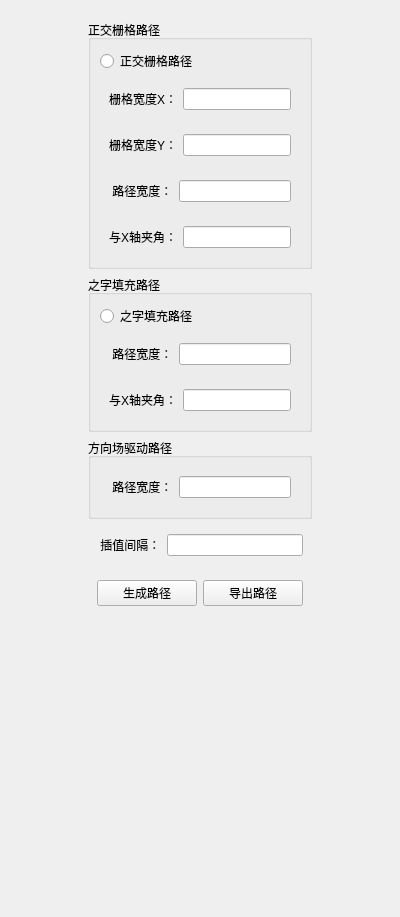
<?xml version="1.0" encoding="UTF-8"?>
<ui version="4.0">
 <class>VecFieldBasedSlice_PathPlan</class>
 <widget class="QWidget" name="VecFieldBasedSlice_PathPlan">
  <property name="geometry">
   <rect>
    <x>0</x>
    <y>0</y>
    <width>400</width>
    <height>917</height>
   </rect>
  </property>
  <property name="windowTitle">
   <string>Form</string>
  </property>
  <layout class="QHBoxLayout" name="horizontalLayout_9">
   <item>
    <spacer name="horizontalSpacer">
     <property name="orientation">
      <enum>Qt::Horizontal</enum>
     </property>
     <property name="sizeHint" stdset="0">
      <size>
       <width>52</width>
       <height>20</height>
      </size>
     </property>
    </spacer>
   </item>
   <item>
    <widget class="QWidget" name="widget" native="true">
     <layout class="QVBoxLayout" name="verticalLayout_4">
      <item>
       <widget class="QGroupBox" name="groupBox">
        <property name="title">
         <string>正交栅格路径</string>
        </property>
        <layout class="QVBoxLayout" name="verticalLayout_2">
         <item>
          <widget class="QRadioButton" name="radioButton">
           <property name="text">
            <string>正交栅格路径</string>
           </property>
          </widget>
         </item>
         <item>
          <widget class="QWidget" name="widget_4" native="true">
           <layout class="QHBoxLayout" name="horizontalLayout">
            <item>
             <widget class="QLabel" name="label">
              <property name="text">
               <string>栅格宽度X：</string>
              </property>
             </widget>
            </item>
            <item>
             <widget class="QLineEdit" name="lineEdit_GridWidthX"/>
            </item>
           </layout>
          </widget>
         </item>
         <item>
          <widget class="QWidget" name="widget_5" native="true">
           <layout class="QHBoxLayout" name="horizontalLayout_2">
            <item>
             <widget class="QLabel" name="label_2">
              <property name="text">
               <string>栅格宽度Y：</string>
              </property>
             </widget>
            </item>
            <item>
             <widget class="QLineEdit" name="lineEdit_GridWidthY"/>
            </item>
           </layout>
          </widget>
         </item>
         <item>
          <widget class="QWidget" name="widget_6" native="true">
           <layout class="QHBoxLayout" name="horizontalLayout_3">
            <item>
             <widget class="QLabel" name="label_3">
              <property name="text">
               <string> 路径宽度：</string>
              </property>
             </widget>
            </item>
            <item>
             <widget class="QLineEdit" name="lineEdit_PathWidth"/>
            </item>
           </layout>
          </widget>
         </item>
         <item>
          <widget class="QWidget" name="widget_7" native="true">
           <layout class="QHBoxLayout" name="horizontalLayout_4">
            <item>
             <widget class="QLabel" name="label_AngleX">
              <property name="text">
               <string>与X轴夹角：</string>
              </property>
             </widget>
            </item>
            <item>
             <widget class="QLineEdit" name="lineEdit_AngleX"/>
            </item>
           </layout>
          </widget>
         </item>
        </layout>
       </widget>
      </item>
      <item>
       <widget class="QGroupBox" name="groupBox_2">
        <property name="title">
         <string>之字填充路径</string>
        </property>
        <layout class="QVBoxLayout" name="verticalLayout">
         <item>
          <widget class="QRadioButton" name="radioButton_2">
           <property name="text">
            <string>之字填充路径</string>
           </property>
          </widget>
         </item>
         <item>
          <widget class="QWidget" name="widget_8" native="true">
           <layout class="QHBoxLayout" name="horizontalLayout_5">
            <item>
             <widget class="QLabel" name="label_5">
              <property name="text">
               <string> 路径宽度：</string>
              </property>
             </widget>
            </item>
            <item>
             <widget class="QLineEdit" name="lineEdit_PathWidth_2"/>
            </item>
           </layout>
          </widget>
         </item>
         <item>
          <widget class="QWidget" name="widget_9" native="true">
           <layout class="QHBoxLayout" name="horizontalLayout_6">
            <item>
             <widget class="QLabel" name="label_6">
              <property name="text">
               <string>与X轴夹角：</string>
              </property>
             </widget>
            </item>
            <item>
             <widget class="QLineEdit" name="lineEdit_AngleX_2"/>
            </item>
           </layout>
          </widget>
         </item>
        </layout>
       </widget>
      </item>
      <item>
       <widget class="QGroupBox" name="groupBox_3">
        <property name="title">
         <string>方向场驱动路径</string>
        </property>
        <layout class="QVBoxLayout" name="verticalLayout_3">
         <item>
          <widget class="QWidget" name="widget_11" native="true">
           <layout class="QHBoxLayout" name="horizontalLayout_10">
            <item>
             <widget class="QLabel" name="label_8">
              <property name="text">
               <string> 路径宽度：</string>
              </property>
             </widget>
            </item>
            <item>
             <widget class="QLineEdit" name="lineEdit_PathWidth_3"/>
            </item>
           </layout>
          </widget>
         </item>
        </layout>
       </widget>
      </item>
      <item>
       <widget class="QWidget" name="widget_10" native="true">
        <layout class="QHBoxLayout" name="horizontalLayout_7">
         <item>
          <widget class="QLabel" name="label_7">
           <property name="text">
            <string> 插值间隔：</string>
           </property>
          </widget>
         </item>
         <item>
          <widget class="QLineEdit" name="lineEdit_Interval"/>
         </item>
        </layout>
       </widget>
      </item>
      <item>
       <widget class="QWidget" name="widget_2" native="true">
        <layout class="QHBoxLayout" name="horizontalLayout_8">
         <item>
          <widget class="QPushButton" name="pushButton_GenePath">
           <property name="text">
            <string>生成路径</string>
           </property>
          </widget>
         </item>
         <item>
          <widget class="QPushButton" name="pushButton_ExprtPath">
           <property name="text">
            <string>导出路径</string>
           </property>
          </widget>
         </item>
        </layout>
       </widget>
      </item>
      <item>
       <spacer name="verticalSpacer">
        <property name="orientation">
         <enum>Qt::Vertical</enum>
        </property>
        <property name="sizeHint" stdset="0">
         <size>
          <width>20</width>
          <height>339</height>
         </size>
        </property>
       </spacer>
      </item>
     </layout>
    </widget>
   </item>
   <item>
    <spacer name="horizontalSpacer_2">
     <property name="orientation">
      <enum>Qt::Horizontal</enum>
     </property>
     <property name="sizeHint" stdset="0">
      <size>
       <width>51</width>
       <height>20</height>
      </size>
     </property>
    </spacer>
   </item>
  </layout>
 </widget>
 <resources/>
 <connections/>
</ui>
